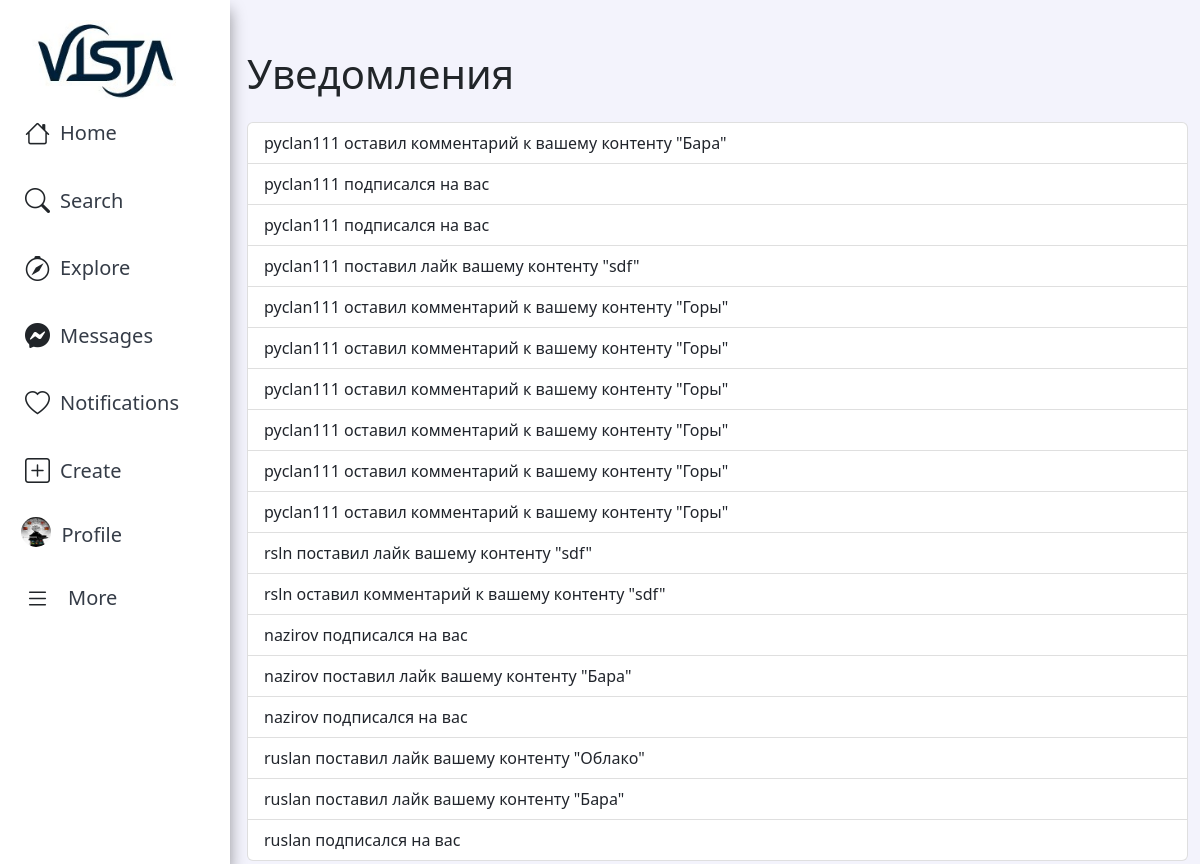
The page /notifications/ (signed in) on the database its author committed.
### app/models.py (models this page shows, shortened)
class CustomUser(AbstractBaseUser, PermissionsMixin):
    name = models.CharField(max_length=100, blank=True)
    username = models.CharField(max_length=100, unique=True)
    password = models.CharField(max_length=100)
    avatar = models.ImageField(upload_to='avatars/', default='/avatars/default.jpg', blank=True, null=True)
    bio = models.TextField(null=True, blank=True)
    email = models.EmailField(unique=True)
    is_staff = models.BooleanField(default=False)
    content = models.ForeignKey('Content', on_delete=models.CASCADE, related_name='user_content', null=True)
    objects = CustomUserManager()
    USERNAME_FIELD = 'username'
    REQUIRED_FIELDS = ['email']

class Notification(models.Model):
    recipient = models.ForeignKey(CustomUser, related_name='notifications', on_delete=models.CASCADE)
    sender = models.ForeignKey(CustomUser, on_delete=models.CASCADE)
    message = models.CharField(max_length=255)
    created_at = models.DateTimeField(auto_now_add=True)
    is_read = models.BooleanField(default=False)

### app/views.py (the view)
# urls.py: path('notifications/', notifications, name='notifications'),
@login_required
def notifications(request):
    user = request.user
    notifications = user.notifications.all().order_by('-created_at')
    for notification in notifications:
        notification.is_read = True
        notification.save()
    context = {
        'notifications': notifications
    }
    return render(request, 'app/notifications.html', context)

### app/templates/app/notifications.html
{% extends 'app/base.html' %}
{% block content %}
  <div class="container">
    <h1 class="mt-4">Уведомления</h1>
    {% if notifications %}
      <ul class="list-group mt-4">
        {% for notification in notifications %}
          <li class="list-group-item">
            <a href="{% url 'profile_view' username=notification.sender.username %}">{{ notification.message }}</a>
          </li>
        {% endfor %}
      </ul>
    {% else %}
      <p class="mt-4">Нет новых уведомлений.</p>
    {% endif %}
  </div>
{% endblock %}

### app/templates/app/base.html (shortened to what this page needs)
{% load static %}
<!DOCTYPE html>
<html>
<head>
    <link href="https://cdn.jsdelivr.net/npm/bootstrap@5.2.2/dist/css/bootstrap.min.css" rel="stylesheet"
>
    <link rel="stylesheet" href="https://cdn.jsdelivr.net/npm/bootstrap-icons@1.10.3/font/bootstrap-icons.css">
    <link rel="stylesheet" type="text/css" href="{% static 'css/style.css' %}?v=1.19">
</head>
<body>
    <nav>
        {% if user.is_authenticated %}
        <aside id="sidebar" class="sidebar">
            <ul class="sidebar-nav" id="sidebar-nav">
                <li class="nav-item">
                    <a href="{% url 'main' %}">
                        <img src="{% static 'img/vista1.jpg' %}" alt="logo" class="img-fluid logo">
                    </a>
                </li>
                <li class="nav-item">
                    <a href="{% url 'main' %}" class="nav-link">
                        <i class="bi-house"></i><span> Home</span>
                    </a>
                    <a class="nav-link d-flex align-items-center pe-0 nav-link" href="#" data-bs-toggle="dropdown">
                      <i class="bi-search toggle-sidebar-btn"></i>
                      <span class="d-none d-md-block dropdown-toggle">Search</span>
                    </a>
                    <a href="{% url 'explore' %}" class="nav-link">
                        <i class="bi-compass"></i><span> Explore</span>
                    </a>
                    <a href="{% url 'chat_list' %}" class="nav-link">
                        <i class="bi-messenger"></i><span>Messages</span>
                    </a>
                    <a href="{% url 'notifications' %}" class="nav-link">
                        <i class="bi-heart"></i><span> Notifications</span><span class="badge badge-number">0</span>
                    </a>
                    <a href="{% url 'create_content' %}" class="nav-link">
                        <i class="bi-plus-square"></i><span>Create</span>
                    </a>
                    <a href="{% url 'profile' %}" class="nav-link">
                        {% if request.user.avatar %}
                            <img src="{{ request.user.avatar.url }}" class="rounded-circle" alt="your-photo"><span>Profile</span>
                        {% else %}
                            <img src="/media/avatars/default.jpg" class="rounded-circle" alt="your-photo"><span>Profile</span>
                        {% endif %}
                    </a>
                <li class="nav-item dropdown">
                    <a class="nav-link d-flex align-items-center pe-0" href="#" data-bs-toggle="dropdown">
                        <i class="bi-list toggle-sidebar-btn"></i>
                        <span class="d-none d-md-block dropdown-toggle ps-2">More</span>
                    </a>
                </li>
            </ul>
        </aside>
        {% endif %}
    </nav>
    <main>
        {% if user.is_authenticated %}
        <div class="content">
            {% block content %}
            {% endblock %}
        </div>
        {% else %}
        <div>
            {% block anonymous_content %}
            {% endblock %}
        </div>
        {% endif %}
    </main>
</body>
</html>

### static/css/style.css (style rules this page uses)
* { box-sizing: border-box; }
html, body { margin: 0; padding: 0; }
body { background-color: rgba(235, 235, 250, 0.6); }
a { text-decoration: none; color: #21252c; }
.container { margin-top: 10px; margin-bottom: 3px; }
.nav-item>a>img { margin-left: 10%; }
.sidebar { position: fixed; top: 0; left: 0; bottom: 0; width: 230px; z-index: 996; transition: all 0.3s; padding: 20px; overflow-y: auto; scrollbar-width: thin; scrollbar-color: #aab7cf transparent; box-shadow: 0px 0px 20px rgba(1, 41, 112, 0.1); background-color: #fff; box-shadow: 0 10px 15px rgba(0, 0, 0, 0.4); }
.sidebar-nav { padding: 0; margin: 0; list-style: none; }
.sidebar-nav li { padding: 0; margin: 0; list-style: none; }
.sidebar-nav .nav-item { margin-bottom: 5px; }
.sidebar-nav .nav-item .logo { width: 150px; margin-left: 3%; }
.sidebar-nav .nav-link { display: flex; align-items: center; font-size: 20px; transition: 0.3; padding: 10px 5px; border-radius: 4px; margin-bottom: 10px; }
.sidebar-nav .nav-link i { font-size: 25px; margin-right: 10px; }
.sidebar-nav .nav-link span { color: #353c47; }
.sidebar-nav .nav-link img { height: 30px; width: 30px; margin-right: 10px; margin-top: -3%; margin-left: -2%; }
.sidebar-nav .dropdown-toggle::after { content: none; }
.content { margin-left: 235px; }
.container { margin-top: 50px; }

### rows shown on the page
CustomUser: user.avatar (picture)
Notification: message "pyclan111 оставил комментарий к вашему контенту \"Бара\""
Notification: message "pyclan111 подписался на вас"
Notification: message "pyclan111 подписался на вас"
Notification: message "pyclan111 поставил лайк вашему контенту \"sdf\""
Notification: message "pyclan111 оставил комментарий к вашему контенту \"Горы\""
Notification: message "pyclan111 оставил комментарий к вашему контенту \"Горы\""
Notification: message "pyclan111 оставил комментарий к вашему контенту \"Горы\""
Notification: message "pyclan111 оставил комментарий к вашему контенту \"Горы\""
Notification: message "pyclan111 оставил комментарий к вашему контенту \"Горы\""
Notification: message "pyclan111 оставил комментарий к вашему контенту \"Горы\""
Notification: message "rsln поставил лайк вашему контенту \"sdf\""
Notification: message "rsln оставил комментарий к вашему контенту \"sdf\""
Notification: message "nazirov подписался на вас"
Notification: message "nazirov поставил лайк вашему контенту \"Бара\""
Notification: message "nazirov подписался на вас"
Notification: message "ruslan поставил лайк вашему контенту \"Облако\""
Notification: message "ruslan поставил лайк вашему контенту \"Бара\""
Notification: message "ruslan подписался на вас"
